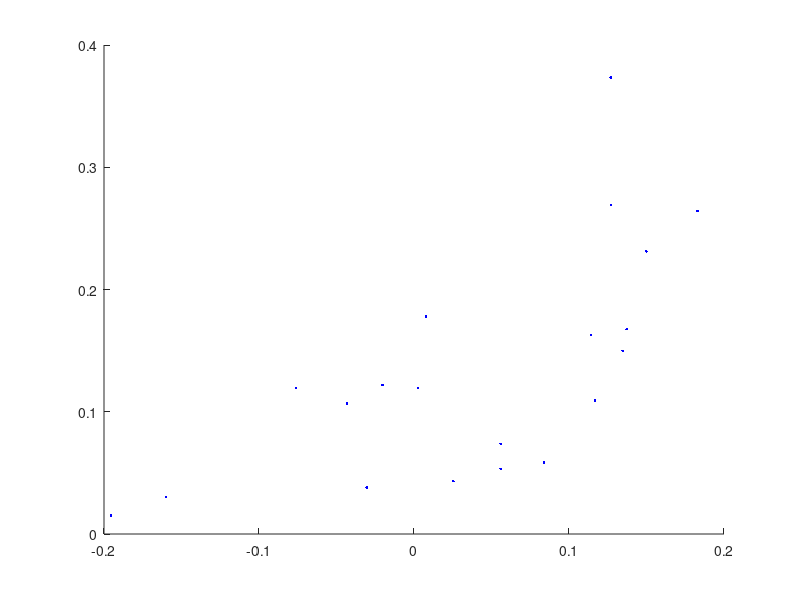

MATLAB code to generate this figure:
clc
clear all
close all
load('TData')

mu0 = TData(:,4);
bias = TData(:,5);
mu = mu0+bias;
stddiv = TData(:,6);
numberofMeasurements = TData(:,7);

figure()
hold on
plot(bias, stddiv, 'b.');


%% Calculate tolerance based on CPK 1.33

% Cpk = min(UL-mu, mu- UL)/(3 sigma) 
% mu = mu0 + b
% Cpk (3 sigma) = min(UL - (mu0 + b), (mu0 + b) - LL)
% Cpk (3 sigma) = min(UL - (mu0 + |b|), (mu0 + |b|) - LL)
% Cpk (3 sigma) = UL - mu0 - |b|
% UL - mu0 = symTol
% Cpk (3 sigma) = symTol - |b|
% symTol = b + 3 * sigma * Cpk


Cpk = 1.33;
symTol =  abs(bias) + Cpk * 3 * stddiv;
TData(:,8) = symTol;
